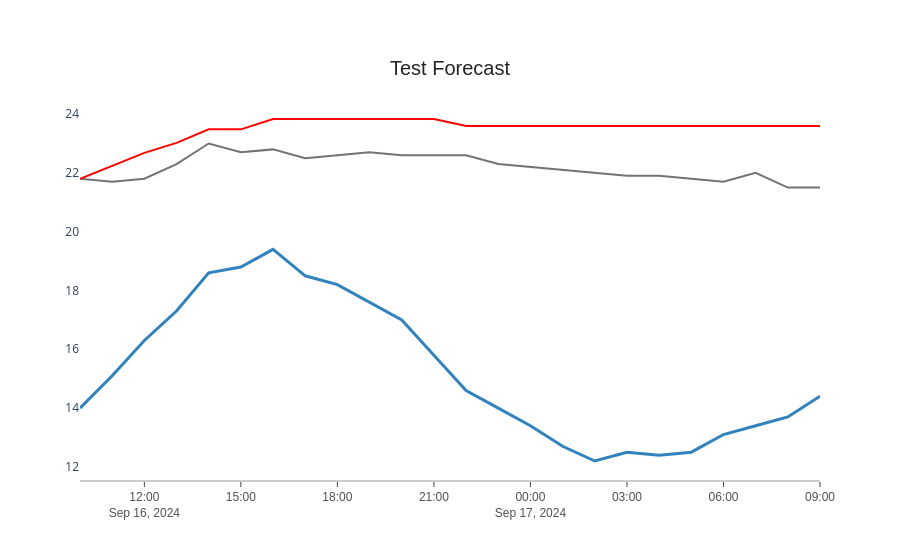

The notebook cell saved with this chart:
### Code cell
## VISUALIZE THE PREDICTIONS
# Data to numpy array
x_data = test3["ts"].values
y_data2 = test3['Temperature_indoor'].values
y_data = test3["Temperature_API"].values
y_data3 = test3['Indoor_predict'].values

# Define the figure with the data
fig = go.Figure()

fig.add_trace(go.Scatter(x=x_data, y=y_data, mode='lines',
    name='Forecast Temperature',
    line=dict(color= 'rgb(49,130,189)', width=3),
    connectgaps=True))

fig.add_trace(go.Scatter(x=x_data, y=y_data2, mode='lines',
        name='Indoor Temperature (real)',
        line=dict(color= 'rgb(115,115,115)', width=2),
        connectgaps=True))

fig.add_trace(go.Scatter(x=x_data, y=y_data3, mode='lines',
        name='Indoor Temperature (prediction)',
        line=dict(color= 'rgb(255, 0, 0)', width=2),
        connectgaps=True))

# Define general layout
fig.update_layout(
    xaxis=dict(showline=True, showgrid=False, showticklabels=True, linecolor='rgb(204, 204, 204)', linewidth=2, ticks='outside', tickfont=dict(family='Arial', size=12, color='rgb(82, 82, 82)')),
    yaxis=dict(showgrid=False, zeroline=False, showline=False, showticklabels=True),
    autosize=True,
    showlegend=False,
    plot_bgcolor='white')

# Add and define title and other annotations
annotations = []
# Title
annotations.append(dict(xref='paper', yref='paper', x=0.5, y=1.05,xanchor='center', yanchor='bottom', text='Test Forecast', font=dict(family='Arial',size=20, color='rgb(37,37,37)'), showarrow=False))
# Source
fig.update_layout(annotations=annotations)

### Figure 1 — Plotly figure (JSON) as saved in the notebook; plotly's stock layout.template omitted (floating-point values rounded to 4 significant figures)
{"data": [{"connectgaps": true, "line": {"color": "rgb(49,130,189)", "width": 3}, "mode": "lines", "name": "Forecast Temperature", "type": "scatter", "x": ["2024-09-16 10:00:00", "2024-09-16 11:00:00", "2024-09-16 12:00:00", "2024-09-16 13:00:00", "2024-09-16 14:00:00", "2024-09-16 15:00:00", "2024-09-16 16:00:00", "2024-09-16 17:00:00", "2024-09-16 18:00:00", "2024-09-16 19:00:00", "2024-09-16 20:00:00", "2024-09-16 21:00:00", "2024-09-16 22:00:00", "2024-09-16 23:00:00", "2024-09-17 00:00:00", "2024-09-17 01:00:00", "2024-09-17 02:00:00", "2024-09-17 03:00:00", "2024-09-17 04:00:00", "2024-09-17 05:00:00", "2024-09-17 06:00:00", "2024-09-17 07:00:00", "2024-09-17 08:00:00", "2024-09-17 09:00:00"], "y": [14, 15.1, 16.3, 17.3, 18.6, 18.8, 19.4, 18.5, 18.2, 17.6, 17, 15.8, 14.6, 14, 13.4, 12.7, 12.2, 12.5, 12.4, 12.5, 13.1, 13.4, 13.7, 14.4]}, {"connectgaps": true, "line": {"color": "rgb(115,115,115)", "width": 2}, "mode": "lines", "name": "Indoor Temperature (real)", "type": "scatter", "x": ["2024-09-16 10:00:00", "2024-09-16 11:00:00", "2024-09-16 12:00:00", "2024-09-16 13:00:00", "2024-09-16 14:00:00", "2024-09-16 15:00:00", "2024-09-16 16:00:00", "2024-09-16 17:00:00", "2024-09-16 18:00:00", "2024-09-16 19:00:00", "2024-09-16 20:00:00", "2024-09-16 21:00:00", "2024-09-16 22:00:00", "2024-09-16 23:00:00", "2024-09-17 00:00:00", "2024-09-17 01:00:00", "2024-09-17 02:00:00", "2024-09-17 03:00:00", "2024-09-17 04:00:00", "2024-09-17 05:00:00", "2024-09-17 06:00:00", "2024-09-17 07:00:00", "2024-09-17 08:00:00", "2024-09-17 09:00:00"], "y": [21.8, 21.7, 21.8, 22.3, 23, 22.7, 22.8, 22.5, 22.6, 22.7, 22.6, 22.6, 22.6, 22.3, 22.2, 22.1, 22, 21.9, 21.9, 21.8, 21.7, 22, 21.5, 21.5]}, {"connectgaps": true, "line": {"color": "rgb(255, 0, 0)", "width": 2}, "mode": "lines", "name": "Indoor Temperature (prediction)", "type": "scatter", "x": ["2024-09-16 10:00:00", "2024-09-16 11:00:00", "2024-09-16 12:00:00", "2024-09-16 13:00:00", "2024-09-16 14:00:00", "2024-09-16 15:00:00", "2024-09-16 16:00:00", "2024-09-16 17:00:00", "2024-09-16 18:00:00", "2024-09-16 19:00:00", "2024-09-16 20:00:00", "2024-09-16 21:00:00", "2024-09-16 22:00:00", "2024-09-16 23:00:00", "2024-09-17 00:00:00", "2024-09-17 01:00:00", "2024-09-17 02:00:00", "2024-09-17 03:00:00", "2024-09-17 04:00:00", "2024-09-17 05:00:00", "2024-09-17 06:00:00", "2024-09-17 07:00:00", "2024-09-17 08:00:00", "2024-09-17 09:00:00"], "y": [21.8, 22.24, 22.68, 23.02, 23.48, 23.48, 23.83, 23.83, 23.83, 23.83, 23.83, 23.83, 23.6, 23.6, 23.6, 23.6, 23.6, 23.6, 23.6, 23.6, 23.6, 23.6, 23.6, 23.6]}], "layout": {"annotations": [{"font": {"color": "rgb(37,37,37)", "family": "Arial", "size": 20}, "showarrow": false, "text": "Test Forecast", "x": 0.5, "xanchor": "center", "xref": "paper", "y": 1.05, "yanchor": "bottom", "yref": "paper"}], "autosize": true, "plot_bgcolor": "white", "showlegend": false, "xaxis": {"autorange": true, "linecolor": "rgb(204, 204, 204)", "linewidth": 2, "range": ["2024-09-16 10:00", "2024-09-17 09:00"], "showgrid": false, "showline": true, "showticklabels": true, "tickfont": {"color": "rgb(82, 82, 82)", "family": "Arial", "size": 12}, "ticks": "outside", "type": "date"}, "yaxis": {"autorange": true, "range": [11.55, 24.48], "showgrid": false, "showline": false, "showticklabels": true, "type": "linear", "zeroline": false}}}
